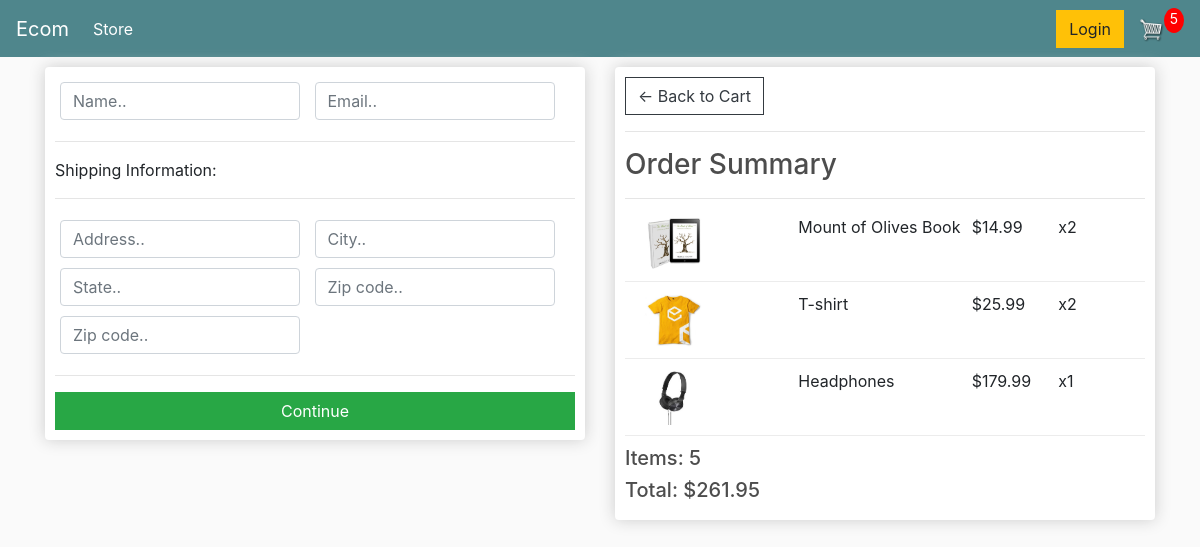
Before: /checkout/ (signed in) with the older database file.
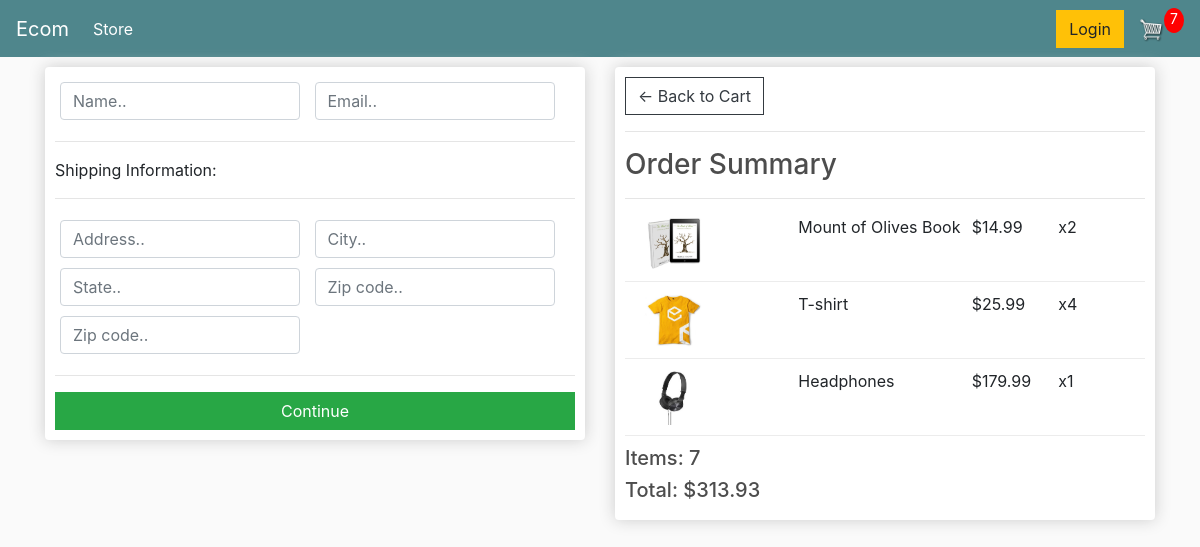
After: the same page with the newer database file.
### store/models.py (models this page shows, shortened)
class OrderItem(models.Model):
    product = models.ForeignKey(Product, on_delete=models.CASCADE, blank=True, null=True)
    order = models.ForeignKey(Order, on_delete=models.CASCADE, blank=True, null=True)
    quantity = models.IntegerField(default=0, null=True, blank=True)
    date_added = models.DateTimeField(auto_now_add=True)
    @property
    def get_total(self):
        total = self.quantity * self.product.price
        return total

class Order(models.Model):
    customer = models.ForeignKey(Customer, on_delete=models.CASCADE, blank=True, null=True)
    date_created = models.DateTimeField(auto_now_add=True)
    completed = models.BooleanField(default=False, null=True, blank=False)
    transaction_id = models.CharField(max_length=200)
    @property
    def shipping(self):
        shipping = False
        orderitems = self.orderitem_set.all()
        for i in orderitems:
            if i.product.digital == False:
                shipping = True
        return shipping
    @property
    def get_cart_total(self):
        order_items = self.orderitem_set.all()
        total = sum([item.get_total for item in order_items])
        return total
    @property
    def get_cart_items(self):
        order_items = self.orderitem_set.all()
        total = sum([item.quantity for item in order_items])
        return total

class Product(models.Model):
    name = models.CharField(max_length=200, null=True)
    price = models.FloatField()
    digital = models.BooleanField(default=False, null=True, blank=False)
    image = models.ImageField(blank=True, null=True)
    @property
    def imageURL(self):
        try:
            url = self.image.url
        except:
            url = ''
        return url

### store/views.py (the view)
# urls.py: path('checkout/', views.checkout, name='checkout'),
def checkout(request):
    if request.user.is_authenticated:
        customer = request.user.customer
        order, created = Order.objects.get_or_create(customer=customer, completed=False)
        items = order.orderitem_set.all()
        cartItems = order.get_cart_items
    else:
        items = []
        order = {'get_cart_total': 0, 'get_cart_items': 0, 'shipping': False}
        cartItems = order.get_cart_items
    context = {'items': items, 'order': order, 'cartItems': cartItems}
    return render(request, 'store/checkout.html', context)

### store/templates/store/checkout.html (shortened to what this page needs)
{% extends 'store/main.html' %}
{% load static %}
{% block content %}
    <div class="row">
        <div class="col-lg-6">
            <div class="box-element" id="form-wrapper">
                <form id="form">
                    <div id="user-info">
                        <div class="form-field">
                            <input required class="form-control" type="text" name="name" placeholder="Name..">
                        </div>
                        <div class="form-field">
                            <input required class="form-control" type="email" name="email" placeholder="Email..">
                        </div>
                    </div>
                    <div id="shipping-info">
                        <hr>
                        <p>Shipping Information:</p>
                        <hr>
                        <div class="form-field">
                            <input class="form-control" type="text" name="address" placeholder="Address..">
                        </div>
                        <div class="form-field">
                            <input class="form-control" type="text" name="city" placeholder="City..">
                        </div>
                        <div class="form-field">
                            <input class="form-control" type="text" name="state" placeholder="State..">
                        </div>
                        <div class="form-field">
                            <input class="form-control" type="text" name="zipcode" placeholder="Zip code..">
                        </div>
                        <div class="form-field">
                            <input class="form-control" type="text" name="country" placeholder="Zip code..">
                        </div>
                    </div>
                    <hr>
                    <input id="form-button" class="btn btn-success btn-block" type="submit" value="Continue">
                </form>
            </div>
            <br>
        </div>
        <div class="col-lg-6">
            <div class="box-element">
                <a class="btn btn-outline-dark" href="{% url 'cart' %}">&#x2190; Back to Cart</a>
                <hr>
                <h3>Order Summary</h3>
                <hr>
                {% for item in items %}
                    <div class="cart-row">
                        <div style="flex:2"><img class="row-image" src="{{ item.product.imageURL }}"></div>
                        <div style="flex:2"><p>{{ item.product.name }}</p></div>
                        <div style="flex:1"><p>${{ item.product.price }}</p></div>
                        <div style="flex:1"><p>x{{ item.quantity }}</p></div>
                    </div>
                {% endfor %}
                <h5>Items: {{ order.get_cart_items }}</h5>
                <h5>Total: ${{ order.get_cart_total }}</h5>
            </div>
        </div>
    </div>
{% endblock content %}

Changed rows visible on the page:
changed OrderItem "T-shirt": quantity "2" → "4"
changed through a linked row, Order: get_cart_items "5" → "7"; get_cart_total "261.95" → "313.93"
Other visible differences:
{{ cartItems }}: "5" → "7"
